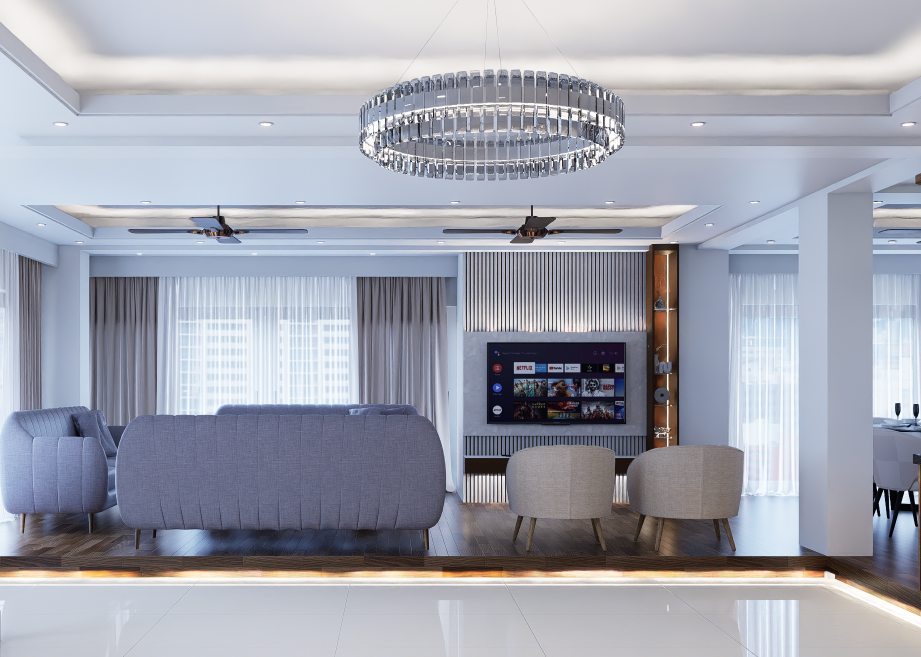
#> input picture drive-download-20261007T190141Z-1-001/Aftabnagar interior/31.png, 1842 x 1314 px (shown at 1/2 size); its folder holds only this picture in this run; the run also reads 1 picture not shown here
$ python portfolio-assets.py
#> lines starting #> are read from the running program, lines starting #| are printed output that depends on the picture
from pathlib import Path
from PIL import Image, ImageOps, ImageDraw
import json

root = Path(__file__).resolve().parents[1]
source = root / 'drive-download-20261007T190141Z-1-001'
out = root / 'output' / 'portfolio-review'
out.mkdir(parents=True, exist_ok=True)
inventory = []
for folder in sorted(source.iterdir()):
    if not folder.is_dir(): continue
    files = sorted(p for p in folder.iterdir() if p.suffix.lower() in ['.png', '.jpg', '.jpeg'])
    sheet = Image.new('RGB', (1000, ((len(files)+3)//4)*185), '#eee8dc')
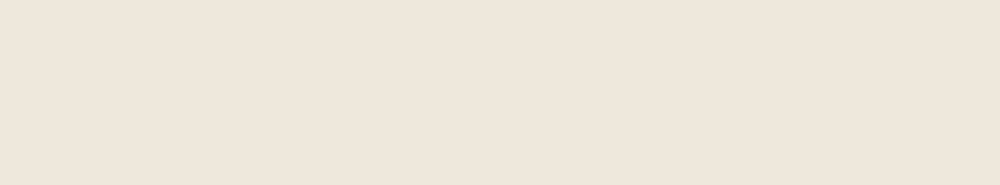
#> sheet: PIL image 1000x185 RGB; mean R, G, B 238, 232, 220
    draw = ImageDraw.Draw(sheet)
    for i, path in enumerate(files):
        with Image.open(path) as im:
#> im is the input picture: PIL image 1842x1314 RGBA; mean R, G, B, A 161.3, 164, 175.2, 255
            inventory.append({'folder':folder.name, 'file':path.name, 'size':im.size})
            thumb = ImageOps.contain(im.convert('RGB'), (240,150))
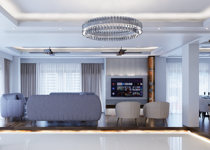
#> thumb: PIL image 210x150 RGB; mean R, G, B 161.3, 164, 175.2
            x,y = (i%4)*250,(i//4)*185
            sheet.paste(thumb, (x,y))
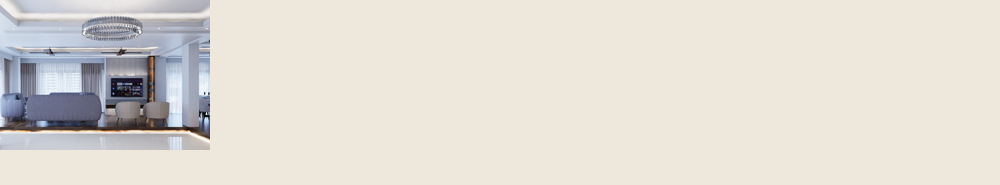
#> sheet: PIL image 1000x185 RGB; mean R, G, B 224.9, 220.4, 212.4
            draw.text((x+4,y+152), f'{path.name} {im.width}x{im.height}',fill='#111')
    sheet.save(out / (folder.name + '.jpg'))
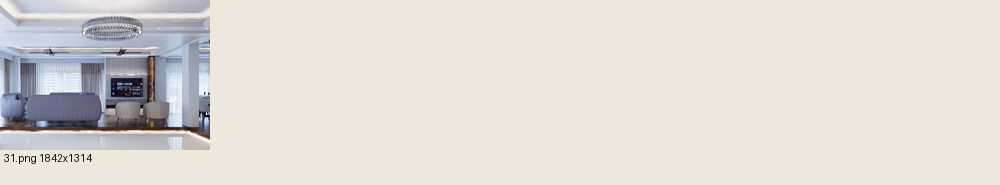
#> saved as Aftabnagar interior.jpg: PIL image 1000x185 RGB; mean R, G, B 224.7, 220.2, 212.2
#> pass 2 of the loop `for folder in sorted(source.iterdir()):`:
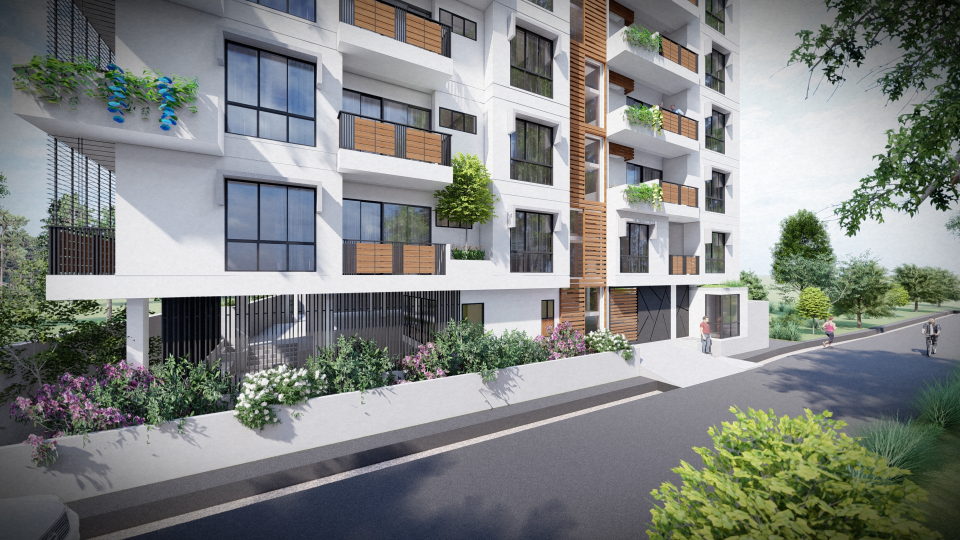
#> input picture drive-download-20261007T190141Z-1-001/Doctors Residence/22.jpg, 1920 x 1080 px (shown at 1/2 size)
#> im is the input picture: PIL image 1920x1080 RGB; mean R, G, B 128.9, 132.5, 129.9
#> thumb: PIL image 240x135 RGB
#> `sheet.paste(thumb, (x,y))`:
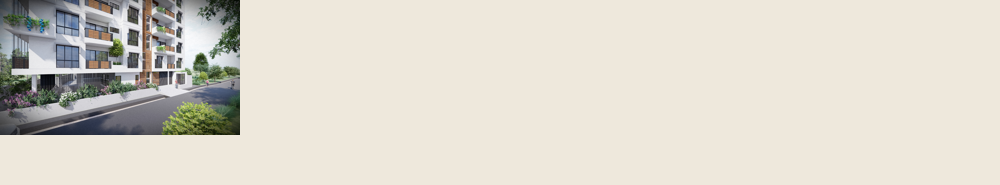
#> sheet: PIL image 1000x185 RGB; mean R, G, B 218.9, 214.6, 204.2
#> `sheet.save(out / (folder.name + '.jpg'))`:
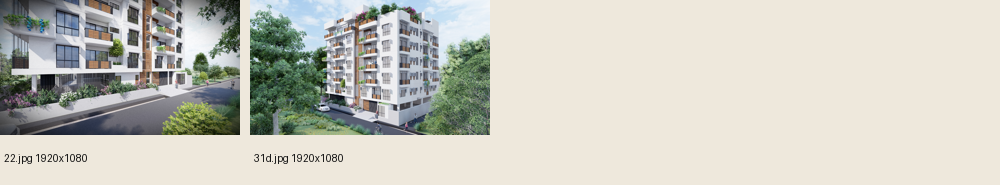
#> saved as Doctors Residence.jpg: PIL image 1000x185 RGB; mean R, G, B 200.6, 199.9, 190.6
#> pass 3 of the loop `for folder in sorted(source.iterdir()):`:
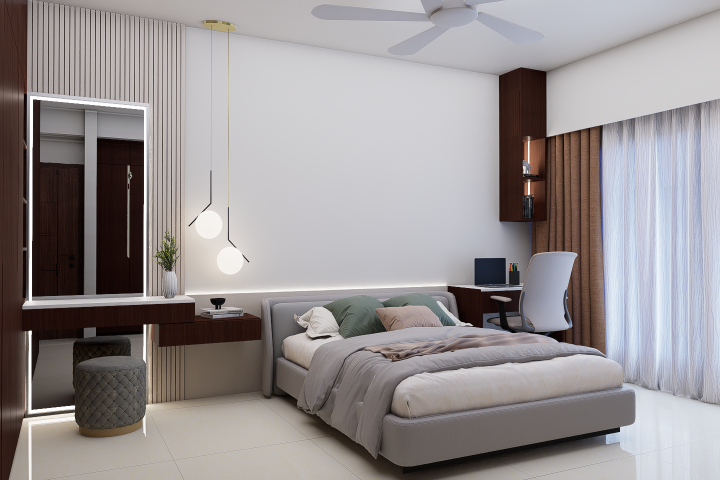
#> input picture drive-download-20261007T190141Z-1-001/Mirpur Dohs Interior/11A.png, 1440 x 960 px (shown at 1/2 size)
#> im is the input picture: PIL image 1440x960 RGBA; mean R, G, B, A 151.5, 146, 146.8, 255
#> `thumb = ImageOps.contain(im.convert('RGB'), (240,150))`:
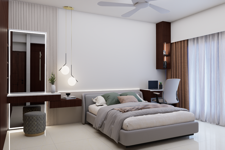
#> thumb: PIL image 225x150 RGB; mean R, G, B 151.5, 146, 146.8
#> `sheet.save(out / (folder.name + '.jpg'))`:
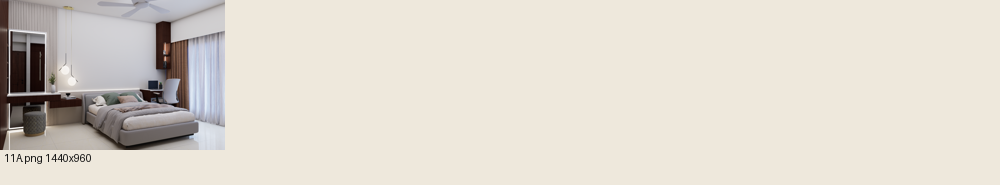
#> saved as Mirpur Dohs Interior.jpg: PIL image 1000x185 RGB; mean R, G, B 222, 216.1, 206.4
(out/'inventory.json').write_text(json.dumps(inventory,indent=2))
print(json.dumps(inventory))

selections = [
 ('Aftabnagar interior','aftabnagar-interior','Aftabnagar','Interiors',
  'Warm timber, pale stone and connected living spaces.',
  [('11a.png','Living room'),('33.png','Dining room'),('45.png','Bedroom'),('107.png','Family lounge'),('115.png','Kitchen'),('201.png','Staircase and storage'),('26.png','Bedroom and workspace'),('28.png','Fitted storage'),('48.png','Dressing area'),('9.png','Living room detail')]),
 ('Doctors Residence','doctors-residence','Doctors Residence','Architecture',
  'A residential building framed by planting and open balconies.',
  [('uuu.jpg','Exterior cover')]),
 ('Edison Interior','edison-interior','Edison','Interiors',
  'Rooms for gathering, reading and quieter everyday routines.',
  [('14bb.jpg','Living and dining'),('6d.jpg','Study and bookshelves'),('24.jpeg','Bedroom'),('11c.jpg','Dining room'),('1d.jpg','Kitchen'),('20a.jpeg','Bedroom and desk'),('23a.jpeg','Workspace and storage'),('3b.jpg','Bedroom with fitted storage'),('4c.jpg','Wardrobes'),('7.jpg','Bedroom library'),('26.jpeg','Bedroom detail')]),
 ('Mirpur Dohs Interior','mirpur-dohs-interior','Mirpur DOHS','Interiors',
  'Soft colour and timber detailing connect the private and shared rooms.',
  [('25.png','Living room'),('21.png','Dining room'),('6D.png','Bedroom'),('28a.png','Sitting room'),('30.png','Dining and display storage'),('34.png','Media wall'),('3A.png','Bedroom detail'),('7a.png','Kitchen'),('9.png','Kitchen storage'),('9A.png','Bedroom media and dressing area'),('33.png','Vanity')]),
 ('RUAP interior','ruap-interior','RUAP','Interiors',
  'Light interiors with sculpted seating and carefully integrated storage.',
  [('26.png','Living room'),('24A.png','Dining room and vanity'),('21.png','Dining room'),('22A.png','Media wall'),('25.png','Dining and kitchen connection'),('13A.png','Kitchen and laundry'),('14A.png','Kitchen workspace')]),
]
records = []
manifest = []
for folder,slug,title,category,summary,chosen in selections:
    dest = root/'website'/'public'/'images'/'projects'/slug
    dest.mkdir(parents=True,exist_ok=True)
    images = []
    for i,(filename,caption) in enumerate(chosen):
        path = source/folder/filename
        with Image.open(path) as im:
            im = ImageOps.exif_transpose(im).convert('RGB')
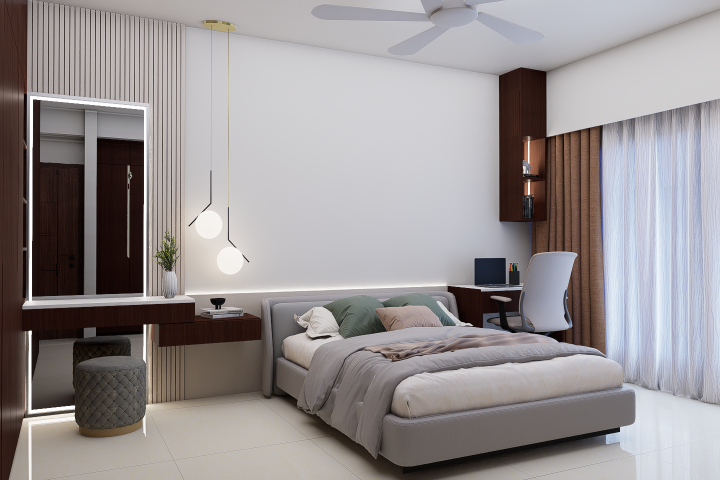
#> im: PIL image 1440x960 RGB (shown at 1/2 size); mean R, G, B 151.5, 146, 146.8
            original_size = im.size
#> original_size = (1440, 960)
#> (the run stopped early here; a loop or call above may not have finished)
